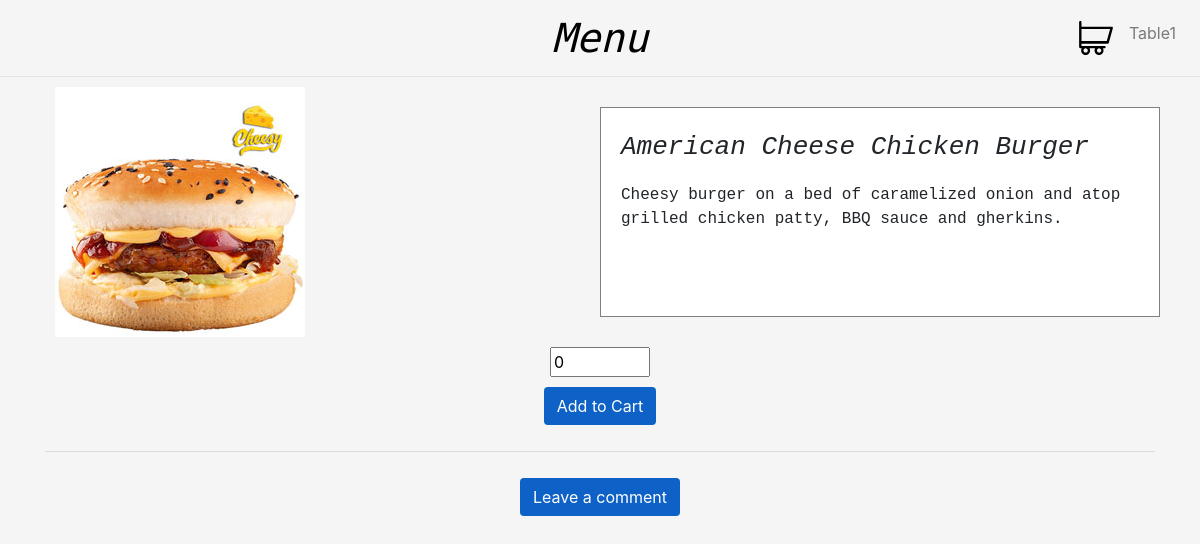
/menu/GRILLED CHICKEN BURGERs/American Cheese Chicken Burger (signed in), run on the app's committed database.
### menu/models.py (models this page shows, shortened)
class Item(models.Model):
    name = models.CharField(max_length=100, blank = True, default = "")
    description = models.CharField(max_length=150, blank = True, default = "")
    image = models.ImageField(upload_to='item', blank=True, null=True)
    ratings = models.DecimalField(blank = True, default = 0.0, max_digits = 5, decimal_places = 2)
    price = models.DecimalField(blank = True, default = 0.0, max_digits = 5, decimal_places = 2)
    ordered = models.IntegerField(blank = True, default = 0)
    vegan = models.BooleanField(blank = True, default = False)
    category_id = models.ForeignKey('Category', on_delete=models.CASCADE, related_name='category', blank = True)

### menu/views.py (the view)
# urls.py: path("menu/<str:category>/<str:item>", views.item, name = "item"),
def item(request, category, item):
    return render(request, "menu/item.html", {
        "item": Item.objects.get(name=item)
    })

### menu/templates/menu/item.html (shortened to what this page needs)
{% extends "menu/layout.html" %}
{% load static %}
{% block body %}
<div class="container">
    <div class="row" id="product">
        <div class="col-lg-6 img-product">
                <img class="img-fluid" src="{{ item.image.url }}" alt="connect" style="max-height:600px">
        </div>
        <div class="col-lg-6 acution-description">
            <p class="product-title"><i>{{item.name}}</i></p>
            <p class="product-description">{{item.description}}</p>
        </div>
    </div>
    <div>
        <center>
            <input type="number" style="width: 100px;" id="{{ item.id }}q" value=0>
        </center>
        <div>
            <div class="btn-middle">
                <button type="button" class="btn btn-auction btn-send-comment" id="{{ item.id }}" data-toggle="modal" data-target="#create">Add to Cart</button>
            </div>
        </div>
    </div>
    <hr>
    <div>
        <div class="btn-middle">
            <button type="button" class="btn btn-auction btn-send-comment" data-toggle="modal" data-target="#create">Leave a comment</button>
        </div>
    </div>
</div>
{% endblock %}

### menu/templates/menu/layout.html (shortened to what this page needs)
{% load static %}
<!DOCTYPE html>
<html lang="en">
    <head>
        <link rel="stylesheet" href="https://stackpath.bootstrapcdn.com/bootstrap/4.4.1/css/bootstrap.min.css">
        <link href="{% static 'menu/main.css' %}" rel="stylesheet">
        <link rel="stylesheet" href="https://cdnjs.cloudflare.com/ajax/libs/font-awesome/4.7.0/css/font-awesome.min.css">
    </head>
    <body>
        <nav class="navbar navbar-expand-md navbar-light nav-top">
            <div class="mx-auto order-0">
                <a class="name-page" href="{% url 'index' %}"><i>Menu</i></a>
            </div>
            <div class="navbar-collapse collapse w-100 order-3 dual-collapse2">
                <ul class="navbar-nav ml-auto">
                    {% if user.is_authenticated %}
                        <li><a href="/cart/"><img src = "{% static 'menu/cart.svg' %}" style="width: 50px;height: 50px;"/></a></li>
                        <li class="nav-item dropdown">
                            <a class="nav-link" href="#" id="navbarDropdown" role="button" data-toggle="dropdown" aria-haspopup="true" aria-expanded="false">
                                {{user.username|title}}
                            </a>
                        </li>
                    {% endif %}
                </ul>
            </div>
        </nav>
        <div class="middle">
            {% block body %}
            {% endblock %}
        </div>
    </body>
</html>

### menu/static/menu/main.css (style rules this page uses)
body { background-color: #f5f5f5; }
.name-page { font-size: 40px; font-family: 'Syne Mono', monospace; color: black; }
#product { padding: 10px; }
.product-title { font-family: 'DM Mono', monospace; font-size: 26px; }
.product-description { font-family: 'DM Mono', monospace; }
.acution-description { background-color: white; border: 1px solid grey; margin-top: 20px; margin-bottom: 20px; padding: 20px; }
.nav-top { border-bottom: 1px solid #e3e3e3; }
.btn-auction { margin-top: 10px; background-color: #0e61c7; color: white; }
.dropdown { list-style: none !important; }
.btn-middle { text-align: center; }
.btn-send-comment { margin-bottom: 10px; }
.nav-link { text-align: center; }

### data on the page
Item: image (picture), name "American Cheese Chicken Burger", description "Cheesy burger on a bed of caramelized onion and atop grilled chicken patty, BBQ sauce and gherkins."

### other printed values
{{ user.username|title }} "Table1"
